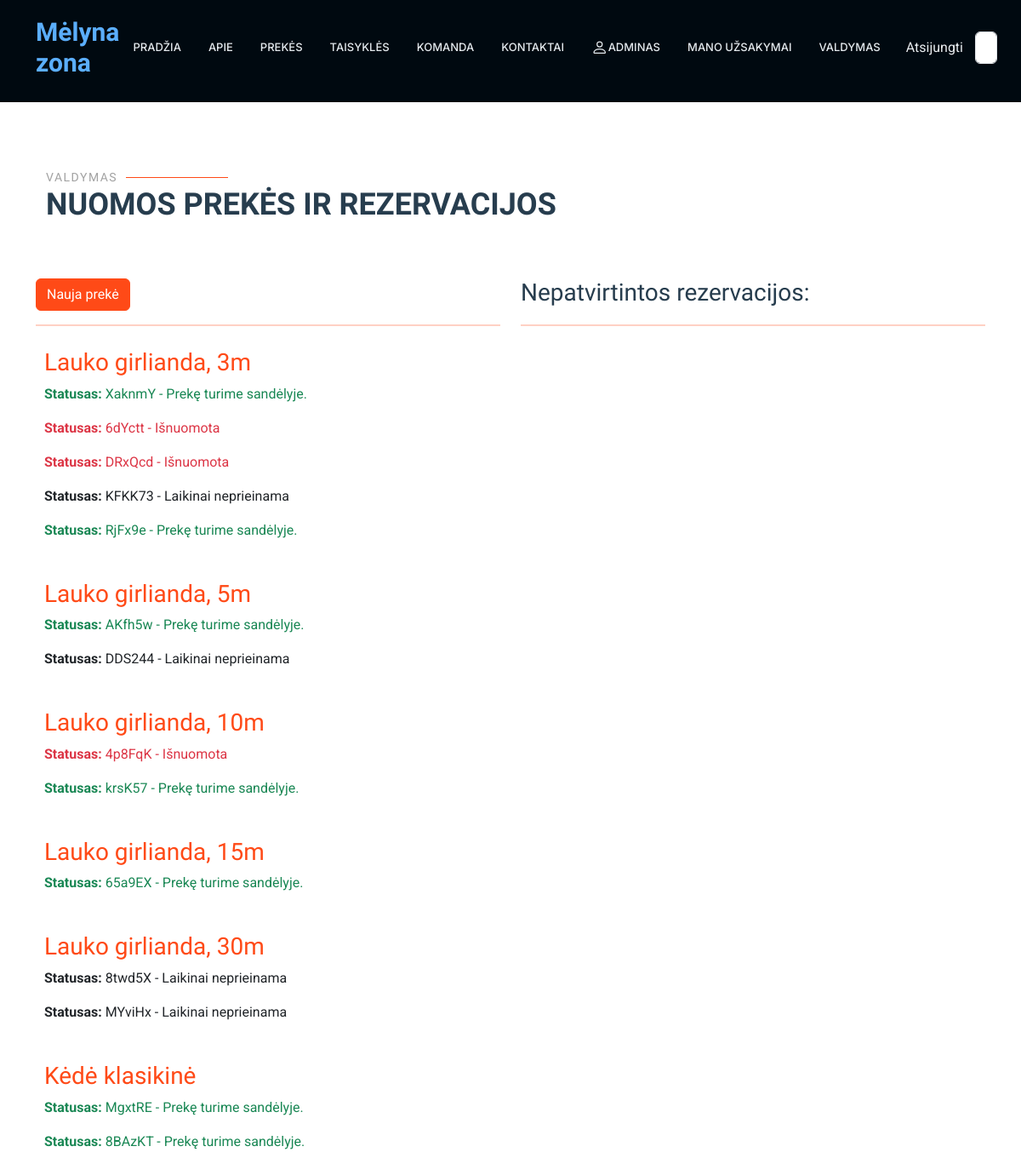
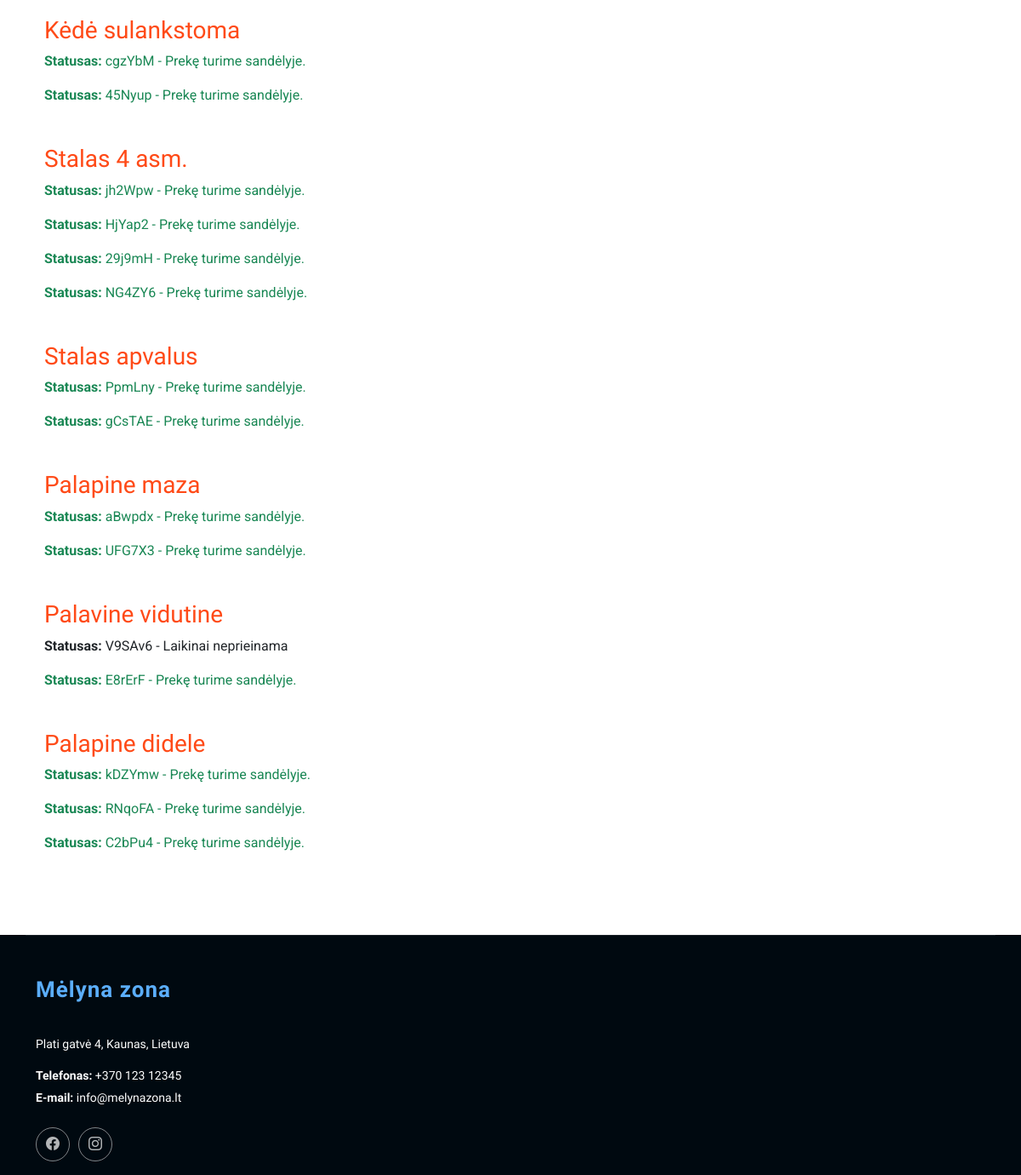
/rent/statuses/ (signed in), run on the app's committed database (2 pictures, top to bottom).
### rent/models.py (models this page shows, shortened)
class Product(models.Model):
    name = models.CharField(verbose_name="Pavadinimas", max_length=100)
    price = models.IntegerField(verbose_name="Kaina", null=True, blank=True, help_text="Paros nuomos kaina")
    description = HTMLField(verbose_name="Aprašymas", max_length=1000, help_text='Trumpas produkto aprašymas', null=True, blank=True, default="")
    inv_no = models.CharField(verbose_name="Invenorizacijos numeris", max_length=100, null=True, blank=True, unique=True,
                              help_text="Veskite invenorizacijos numerį")
    quantity = models.IntegerField(verbose_name="Kiekis", null=True, blank=True, help_text="Kiekis")
    group = models. ForeignKey(to="Group", on_delete=models.SET_NULL, null=True, blank=True, verbose_name="Produktų grupės", help_text="Parinkite kokia grupei priklauso produktas")
    cover = models.ImageField(verbose_name="Paveikslėlis", upload_to='covers', null=True, blank=True)
    class Meta:
        verbose_name = "Prouktas"
        verbose_name_plural = "Produktai"
        ordering = ['inv_no']

class Status(models.Model):
    uuid = ShortUUIDField(help_text='Unikalus ID vienodams produktams')
    product = models.ForeignKey(to="Product", null=True, blank=True, on_delete=models.CASCADE, verbose_name="Produktas", related_name="product_status")
    customer = models.ForeignKey(to=User, null=True, blank=True, on_delete=models.SET_NULL, verbose_name="Klientas")
    reservations = models.ForeignKey(to="Reservation", on_delete=models.SET_NULL, null=True, blank=True, related_name="status_reservations")
    created_at = models.DateTimeField(auto_now_add=True, null=True, blank=True, verbose_name="Sukurta")
    LOAN_STATUS = (
        ('n', 'Laikinai neprieinama'),
        ('i', 'Išnuomota'),
        ('g', 'Prekę turime sandėlyje.'),
        ('r', 'Rezervuota'),
    )
    condition = models.CharField(max_length=1, choices=LOAN_STATUS, blank=True, default="a", verbose_name="Būsena")
    class Meta:
        ordering = ['due_date']
        verbose_name = "Produkto būsena"
        verbose_name_plural = "Produktų būsenos"
        ordering = ['-pk']
    def __str__(self):
        return f"{str(self.uuid)[:6]} - {self.get_condition_display()}"

### rent/views.py (the view)
# urls.py: path('statuses/', views.StatusListView.as_view(), name='statuses'),
class StatusListView(LoginRequiredMixin, UserPassesTestMixin, generic.ListView):
    model = Status
    template_name = "statuses.html"
    context_object_name = "statuses"
    ordering = ["product", "-created_at"]
    statuses = Status.objects.all().order_by('product__name')  # Rikiuojama pagal 'product.name'
    def test_func(self):
        return self.request.user.profile.is_employee

### rent/templates/statuses.html (shortened to what this page needs)
{% extends "base2.html" %}
{% load i18n %}
{% load static %}
{% block "content" %}
<section id="my_products" class="services section">
    <div class="container" data-aos="fade-up" data-aos-delay="100">
        <div class="container section-title" data-aos="fade-up">
            <h2>Valdymas</h2>
            <p>Nuomos prekės ir rezervacijos <br></p>
        </div>
        <div class="row">
            <div class="col-md-6">
                <a class="btn btn-primary register-button" style="background-color: #ff4a17; border-color: #ff4a17;" href="{% url 'status_new' %}">Nauja prekė</a>
                <hr style="border: none; height: 2px; background-color: #ff4a17;"/>
                {% regroup statuses by product.name as grouped_statuses %}
                {% for group in grouped_statuses %}
                <div style="margin: 10px 0; padding: 10px;">
                    <h3 style="color: #ff4a17;"><a href="{% url 'reservations_per_status' product_id=group.list.0.product.id %}">
                        {{ group.grouper }}
                    </a>
                    </h3>
                    {% for status in group.list %}
                    <a href="{% url 'single_status' status.pk %}">
                        <p class="{% if status.condition == 'i' %}text-danger{% elif status.condition == 'g' %}text-success
                {% elif status.condition == 'n' %}text-dark{% endif %}">
                            <strong>Statusas:</strong> {{ status }}</p>
                    </a>
                    {% endfor %}
                </div>
                {% endfor %}
            </div>
            <div class="col-md-6">
                <h3 style="margin-bottom: 20px;">Nepatvirtintos rezervacijos:</h3>
                <hr style="border: none; height: 2px; background-color: #ff4a17;"/>
            </div>
        </div>
    </div>
</section>
{% endblock %}

### rent/templates/base2.html (shortened to what this page needs)
<!DOCTYPE html>
<html lang="en">
<head>
    {% load static %}
    <link href="{% static 'vendor/bootstrap/css/bootstrap.min.css' %}" rel="stylesheet">
    <link href="{% static 'vendor/bootstrap-icons/bootstrap-icons.css' %}" rel="stylesheet">
    <link href="{% static 'vendor/aos/aos.css' %}" rel="stylesheet">
    <link href="{% static 'vendor/glightbox/css/glightbox.min.css' %}" rel="stylesheet">
    <link href="{% static 'vendor/swiper/swiper-bundle.min.css' %}" rel="stylesheet">
    <link href="{% static 'css/main.css' %}" rel="stylesheet">
</head>
<body class="index-page">
<header id="header" class="header d-flex align-items-center fixed-top">
    <div class="container-fluid container-xl position-relative d-flex align-items-center">
        <a href="{% url 'index' %}#hero" class="logo d-flex align-items-center me-auto">
            <h1 class="sitename" style="color: #5baefc">Mėlyna zona</h1>
        </a>
        <nav id="navmenu" class="navmenu">
            <ul>
                <li><a href="{% url 'index' %}#hero">Pradžia</a></li>
                <li><a href="{% url 'index' %}#about">Apie</a></li>
                <li><a href="{% url 'products'%}">Prekės</a></li>
                <li><a href="{% url 'index' %}#features">Taisyklės</a></li>
                <li><a href="{% url 'index' %}#team">Komanda</a></li>
                <li><a href="{% url 'index' %}#contact">Kontaktai</a></li>
                {% if user.is_authenticated %}
                <li class="nav-item"><a class="nav-link" href="{% url 'profile' %}">
                    {{ user.get_username }}</a></li>
                <li><a href="{% url 'my_reservations' %}">Mano užsakymai</a></li>
                {% if user.profile.is_employee %}
                <li>
                    <a href="{% url 'statuses' %}"
                       style="{% for status in statuses %}{% for reservation in status.reservations_status.all %}{% if not reservation.is_approved %}color: red;{% endif %}{% endfor %}{% endfor %}">
                        Valdymas
                    </a>
                </li>
                {% endif %}
                <li class="nav-link">
                    <form method="post" action="{% url 'logout' %}">
                        <button class="nav-link active" type="submit">Atsijungti</button>
                    </form>
                </li>
                {% else %}
                <li class="nav-item"><a class="nav-link" href="{% url 'register'%}">Registruotis</a></li>
                <li class="nav-item"><a class="nav-link" href="{% url 'login'%}">Prisijungti</a></li>
                {% endif %}
                <form class="d-flex" action="{% url 'search' %}" method="get">
                    <input class="form-control me-2" type="text" name="query" placeholder="Paieška">
                </form>
            </ul>
        </nav>
    </div>
</header>
<main class="main">
    <section id="hero2" class="hero2 section dark-background">
    </section>
    <main class="main">
        {% block "content" %}{% endblock %}
    </main>
    <footer id="footer" class="footer dark-background">
        <div class="container footer-top">
            <div class="row gy-4">
                <div class="col-lg-4 col-md-6 footer-about">
                    <a href="{% url 'index' %}#hero" class="logo d-flex align-items-center">
                        <span class="sitename" style="color: #5baefc">Mėlyna zona</span>
                    </a>
                    <div class="footer-contact pt-3">
                        <p>Plati gatvė 4, Kaunas, Lietuva</p>
                        <p class="mt-3"><strong>Telefonas:</strong> <span>+370 123 12345</span></p>
                        <p><strong>E-mail:</strong> <span>info@melynazona.lt</span></p>
                    </div>
                    <div class="social-links d-flex mt-4">
                        <a href=""><i class="bi bi-facebook"></i></a>
                        <a href=""><i class="bi bi-instagram"></i></a>
                    </div>
                </div>
            </div>
        </div>
    </footer>
</body>
</html>

### data on the page
Product: grouper "Lauko girlianda, 3m"
Status: uuid+condition "XaknmY - Prekę turime sandėlyje."
Status: uuid+condition "6dYctt - Išnuomota"
Status: uuid+condition "DRxQcd - Išnuomota"
Status: uuid+condition "KFKK73 - Laikinai neprieinama"
Status: uuid+condition "RjFx9e - Prekę turime sandėlyje."
Product: grouper "Lauko girlianda, 5m"
Status: uuid+condition "AKfh5w - Prekę turime sandėlyje."
Status: uuid+condition "DDS244 - Laikinai neprieinama"
Product: grouper "Lauko girlianda, 10m"
Status: uuid+condition "4p8FqK - Išnuomota"
Status: uuid+condition "krsK57 - Prekę turime sandėlyje."
Product: grouper "Lauko girlianda, 15m"
Status: uuid+condition "65a9EX - Prekę turime sandėlyje."
Product: grouper "Lauko girlianda, 30m"
Status: uuid+condition "8twd5X - Laikinai neprieinama"
Status: uuid+condition "MYviHx - Laikinai neprieinama"
Product: grouper "Kėdė klasikinė"
Status: uuid+condition "MgxtRE - Prekę turime sandėlyje."
Status: uuid+condition "8BAzKT - Prekę turime sandėlyje."
Product: grouper "Kėdė sulankstoma"
Status: uuid+condition "cgzYbM - Prekę turime sandėlyje."
Status: uuid+condition "45Nyup - Prekę turime sandėlyje."
Product: grouper "Stalas 4 asm."
Status: uuid+condition "jh2Wpw - Prekę turime sandėlyje."
Status: uuid+condition "HjYap2 - Prekę turime sandėlyje."
Status: uuid+condition "29j9mH - Prekę turime sandėlyje."
Status: uuid+condition "NG4ZY6 - Prekę turime sandėlyje."
Product: grouper "Stalas apvalus"
Status: uuid+condition "PpmLny - Prekę turime sandėlyje."
Status: uuid+condition "gCsTAE - Prekę turime sandėlyje."
Product: grouper "Palapine maza"
Status: uuid+condition "aBwpdx - Prekę turime sandėlyje."
Status: uuid+condition "UFG7X3 - Prekę turime sandėlyje."
Product: grouper "Palavine vidutine"
Status: uuid+condition "V9SAv6 - Laikinai neprieinama"
Status: uuid+condition "E8rErF - Prekę turime sandėlyje."
Product: grouper "Palapine didele"
Status: uuid+condition "kDZYmw - Prekę turime sandėlyje."
Status: uuid+condition "RNqoFA - Prekę turime sandėlyje."
Status: uuid+condition "C2bPu4 - Prekę turime sandėlyje."

### other printed values
{{ user.get_username }} "ADMINAS"
